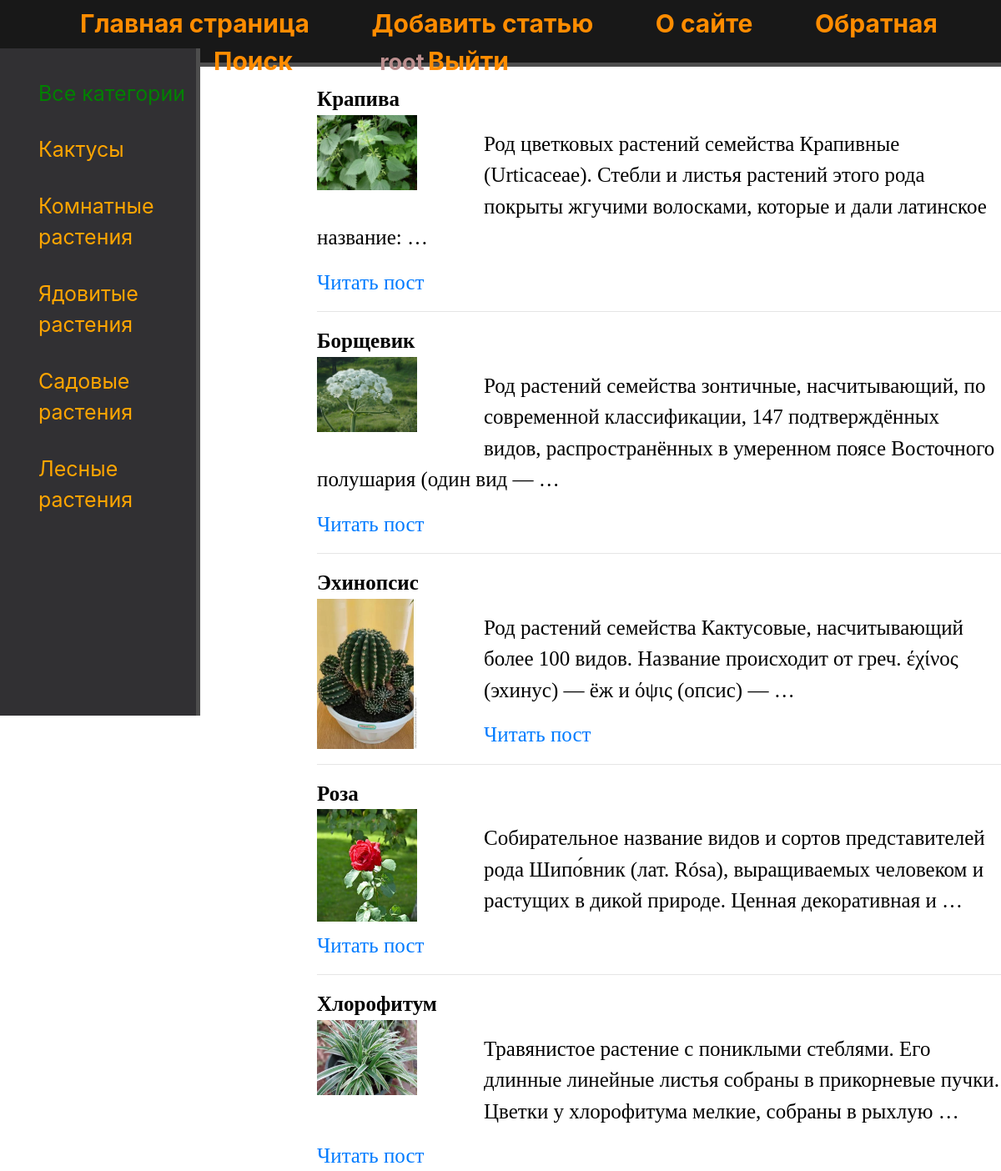
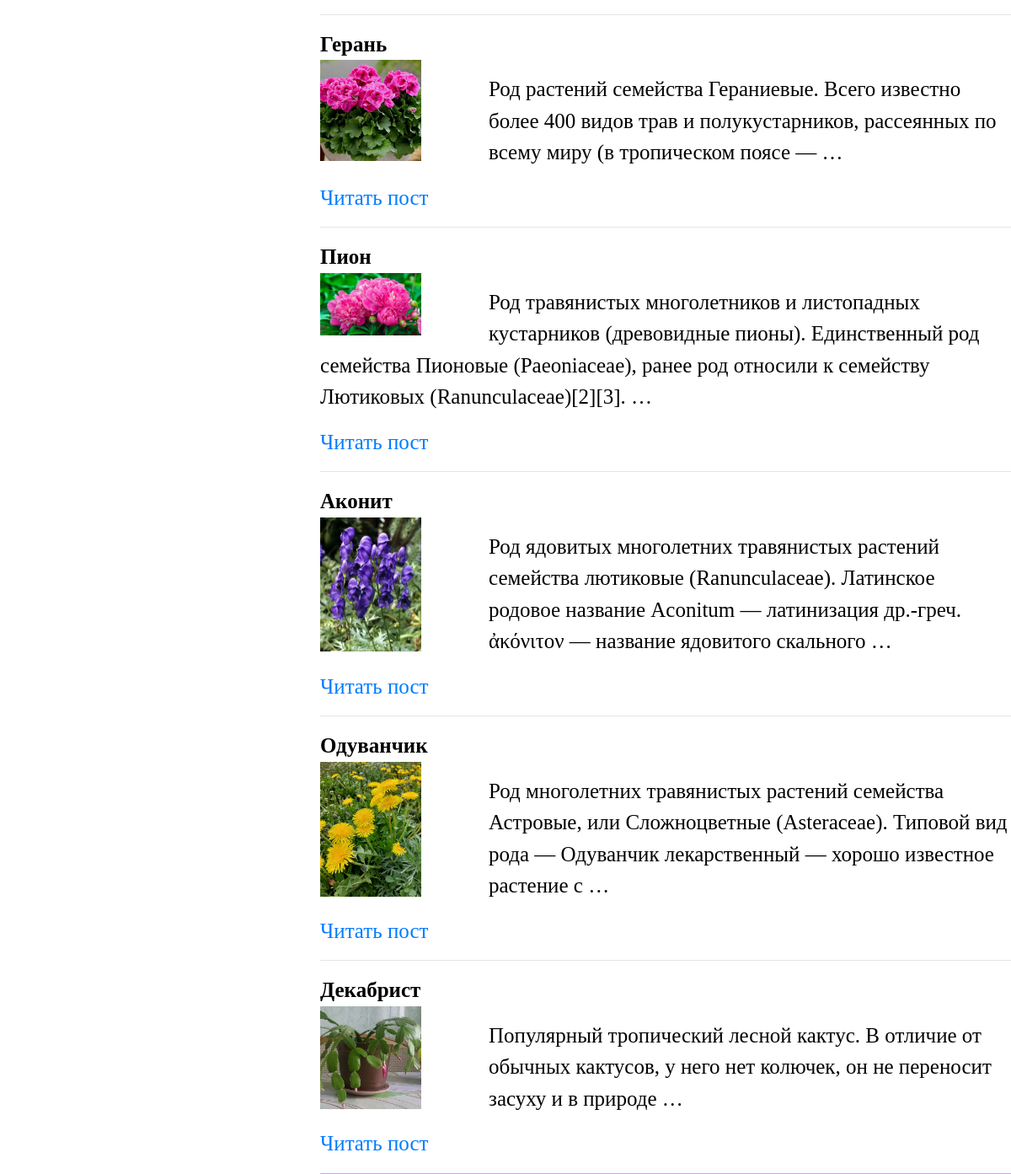
The app's page / (signed in) with its own data (2 pictures, top to bottom).
### flowers/models.py (models this page shows, shortened)
class Category(models.Model):
    name = models.CharField(max_length=250)
    slug = models.SlugField(max_length=250, unique=True, db_index=True)
    def get_absolute_url(self):
        return reverse('category', kwargs={'cat_slug': self.slug})

class Flowers(models.Model):
    name = models.CharField(max_length=250, blank=True)
    slug = models.SlugField(max_length=250, unique=True, db_index=True)
    photo = models.ImageField(upload_to="photos/%Y/%m/%d/", default=None, blank=True, null=True, verbose_name="Фото")
    content = models.TextField(blank=True)
    time_create = models.DateTimeField(auto_now_add=True)
    time_update = models.DateTimeField(auto_now=True)
    cat = models.ForeignKey('Category', on_delete=models.PROTECT, null=True, verbose_name='Категории')
    def get_absolute_url(self):
        return reverse('post', kwargs={'post_slug': self.slug})

### flowers/views.py (the view)
# urls.py: path('', views.index, name='index'),
def index(request):
    post = Flowers.objects.all()
    data = {'title': 'Главная страница',
            'posts': post,
            'menu': menu,
            'cat_select': 0,
            }
    return render(request, 'flowers/index.html', data)

### flowers/templatetags/flowers_category.py (called while the page is built)
@register.inclusion_tag('flowers/list_category.html')
def flower_category(cat_select=0):
    flower_cat = Category.objects.all()
    return {'category': flower_cat, 'cat_select': cat_select}

### users/context_processors.py (called while the page is built)
def get_flowers_context(request):
    return {'mainmenu': menu}

### flowers/templates/flowers/index.html
{% extends 'base.html' %}
{% block content %}
<div class="content">
    {% for m in posts %}
        <strong>{{ m.name }}</strong>
        {% if m.photo %}
        <p><img class="left-photo-post" src="{{m.photo.url}}"></p>
        {% endif %}
        <p>{{ m.content | truncatewords:20}}</p>
        <p><a href="{{ m.get_absolute_url }}">Читать пост</a></p>
{% if not forloop.last%}
    <hr>
{% endif %}
{% endfor %}
</div>
{% endblock %}

### templates/base.html (shortened to what this page needs)
{% load static %}
{% load flowers_category %}
<!DOCTYPE html>
<html lang="en">
<head>
    <link rel="stylesheet" href="https://maxcdn.bootstrapcdn.com/bootstrap/4.0.0/css/bootstrap.min.css"
>
    <link rel="stylesheet" href="{% static 'flowers/css/main.css' %}">
</head>
<body>
<header>
    <nav>
        {% for m in mainmenu %}
        <a href="{% url m.url_name %}">{{ m.title }}</a>
        {% endfor %}
        {% if user.is_authenticated %}
        <a class="last">{{ user.username }}</a> <a href="{% url 'users:logout' %}">Выйти</a>
        {% else %}
        <a class="last" href="{% url 'users:login' %}">Войти</a><a class="last" href="{% url 'users:register' %}">Регистрация</a>
        {% endif %}
    </nav>
</header>
<aside>
    <div class="category">
        <ul>
            {% if cat_select == 0 %}
            <li><a class="select" href="{% url 'index' %}">Все категории</a></li>
            {% else %}
            <li><a href="{% url 'index' %}">Все категории</a></li>
            {% endif %}
            <li>{% flower_category cat_select %}</li>
        </ul>
    </div>
</aside>
<main>
    <div class="content-text">
        {% block content %}
        {% endblock %}
    </div>
</main>
</body>
</html>

### flowers/templates/flowers/list_category.html
{% for cat in category %}
    {% if cat.id == cat_select %}
        <li class="select">{{cat.name}}</li>
    {% else %}
        <li><a href="{{ cat.get_absolute_url }}">{{cat.name}}</a></li>
    {% endif %}
{% endfor %}

### flowers/static/flowers/css/main.css (style rules this page uses)
body { background: white; }
header { margin-left: auto; background: #181818; width: 100%; padding: 0.5%; height: 10vh; color: #BC8F8F; border-bottom: 5px solid #4d4d4d; position: fixed; }
header nav a { left: 90px; top: 0px; font-weight: bold; position: relative; font-size: 30px; color: #FF8C00; padding-right: 70px; text-decoration: none; }
header nav .last { display: inline-block; margin-left: 30px; padding-right: 0px; color: #00CED1; font-size: 27px; }
.content { color: black; border-bottom: 1px solid #DDA0DD; }
.content-text { margin-left: 380px; padding-top: 100px; color: #000; font-size: 25px; font-family: Yandex Sans Display Light; }
aside { position: fixed; float: left; background: #313033; width: 20%; padding: 0.5%; margin-top: 4.8%; height: 100vh; color: white; border-right: 5px solid #4d4d4d; }
aside div.category ul { list-style: none; }
aside div.category ul a { font-size:25px; color: orange; display: block; margin-top: 30px; transition: all .6s; text-decoration: none; }
aside div.category ul li a.select { color: green; }
.left-photo-post { max-width: 200px; max-height: 200px; float: left; padding: 0 80px 10px 0; }

### records on screen
Category: name "Кактусы"
Category: name "Комнатные растения"
Category: name "Ядовитые растения"
Category: name "Садовые растения"
Category: name "Лесные растения"
Flowers: name "Крапива", photo (picture), content "Род цветковых растений семейства Крапивные (Urticaceae). Стебли и листья растений этого рода покрыты жгучими волосками, которые и дали латинское название: …"
Flowers: name "Борщевик", photo (picture), content "Род растений семейства зонтичные, насчитывающий, по современной классификации, 147 подтверждённых видов, распространённых в умеренном поясе Восточного полушария (один вид — …"
Flowers: name "Эхинопсис", photo (picture), content "Род растений семейства Кактусовые, насчитывающий более 100 видов. Название происходит от греч. έχίνος (эхинус) — ёж и όψις (опсис) — …"
Flowers: name "Роза", photo (picture), content "Собирательное название видов и сортов представителей рода Шипо́вник (лат. Rósa), выращиваемых человеком и растущих в дикой природе. Ценная декоративная и …"
Flowers: name "Хлорофитум", photo (picture), content "Травянистое растение с пониклыми стеблями. Его длинные линейные листья собраны в прикорневые пучки. Цветки у хлорофитума мелкие, собраны в рыхлую …"
Flowers: name "Герань", photo (picture), content "Род растений семейства Гераниевые. Всего известно более 400 видов трав и полукустарников, рассеянных по всему миру (в тропическом поясе — …"
Flowers: name "Пион", photo (picture), content "Род травянистых многолетников и листопадных кустарников (древовидные пионы). Единственный род семейства Пионовые (Paeoniaceae), ранее род относили к семейству Лютиковых (Ranunculaceae)[2][3]. …"
Flowers: name "Аконит", photo (picture), content "Род ядовитых многолетних травянистых растений семейства лютиковые (Ranunculaceae). Латинское родовое название Aconitum — латинизация др.-греч. ἀκόνιτον — название ядовитого скального …"
Flowers: name "Одуванчик", photo (picture), content "Род многолетних травянистых растений семейства Астровые, или Сложноцветные (Asteraceae). Типовой вид рода — Одуванчик лекарственный — хорошо известное растение с …"
Flowers: name "Декабрист", photo (picture), content "Популярный тропический лесной кактус. В отличие от обычных кактусов, у него нет колючек, он не переносит засуху и в природе …"

### other values on screen
{{ m.title }} "Главная страница" "Добавить статью" "О сайте" "Обратная…" "Поиск"
{{ user.username }} "root"
